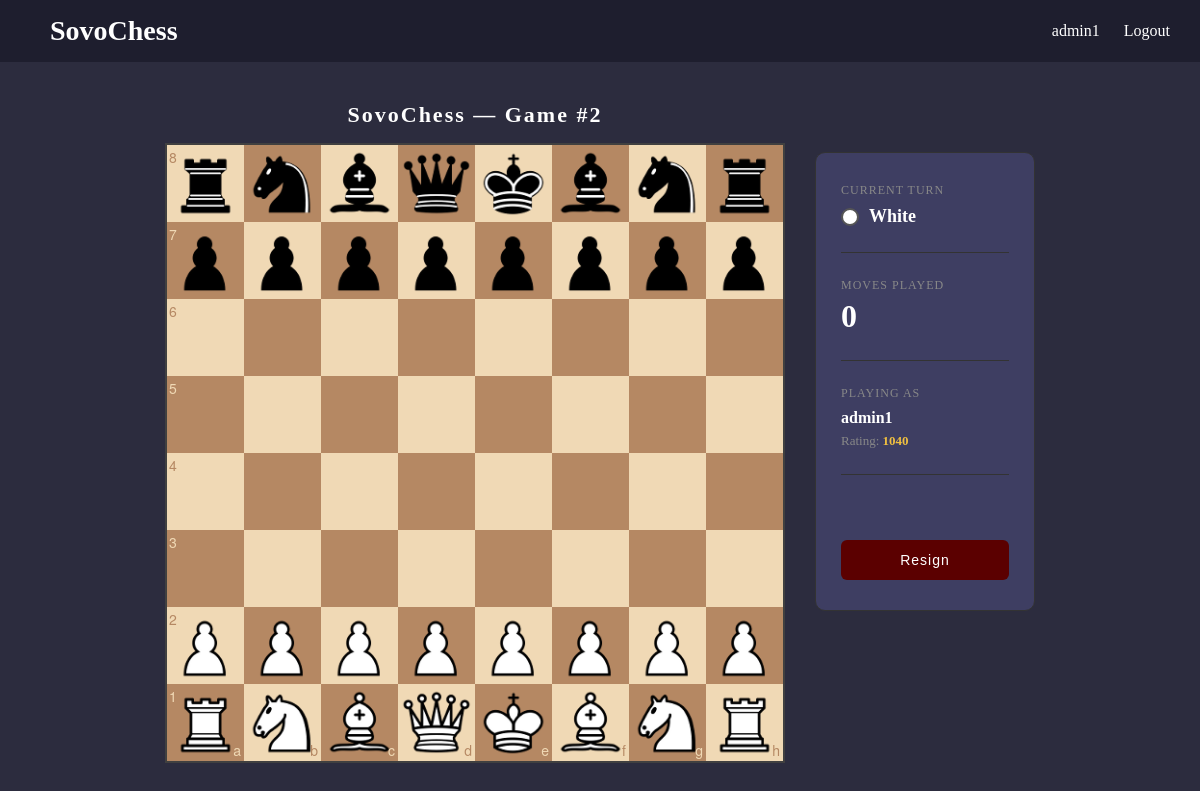
The page /game/2/ (signed in) on the database its author committed.
### chess/models.py (models this page shows, shortened)
class User(AbstractUser):
    current_rating = models.IntegerField(default=1200)

class Game(models.Model):
    white_player = models.ForeignKey(User, on_delete=models.CASCADE, related_name='white_games')
    black_player = models.ForeignKey(User, on_delete=models.CASCADE, related_name='black_games')
    winner = models.ForeignKey(User, on_delete=models.SET_NULL, null=True, blank=True, related_name='won_games')
    opening_name = models.CharField(max_length=100, blank=True)
    date_played = models.DateTimeField(auto_now_add=True)
    move_history = models.TextField(blank=True)

### chess/views.py (the view)
# urls.py: path('game/<int:game_id>/', views.game_view, name='game'),
def game_view(request, game_id):
    game = Game.objects.get(id=game_id)
    return render(request, 'game.html', {'game': game})

### templates/game.html (shortened to what this page needs)
{% extends 'base.html' %}
{% load static %}
{% block content %}
<link rel="stylesheet" href="{% static 'css/chessboard-1.0.0.min.css' %}">
<div style="display: flex; justify-content: center; gap: 30px; align-items: flex-start; margin-top: 20px;">
    <div style="flex-shrink: 0;">
        <h2 style="color: #ffffff; margin-bottom: 15px; text-align: center; font-size: 22px; letter-spacing: 2px;">SovoChess — Game #{{ game.id }}</h2>
        <div id="board" style="width: 620px;"></div>
    </div>
    <div style="background-color: #3e3e62; border: 1px solid #333; padding: 30px 25px; border-radius: 10px; min-width: 220px; margin-top: 50px;">
        <div style="margin-bottom: 25px;">
            <p style="color: #888; font-size: 12px; text-transform: uppercase; letter-spacing: 1px; margin-bottom: 8px;">Current Turn</p>
            <div style="display: flex; align-items: center; gap: 10px;">
                <div id="turn-indicator" style="width: 18px; height: 18px; border-radius: 50%; background-color: white; border: 2px solid #555;"></div>
                <strong id="turn" style="color: #ffffff; font-size: 18px;">White</strong>
            </div>
        </div>
        <hr style="border: none; border-top: 1px solid #333; margin-bottom: 25px;">
        <div style="margin-bottom: 25px;">
            <p style="color: #888; font-size: 12px; text-transform: uppercase; letter-spacing: 1px; margin-bottom: 5px;">Moves Played</p>
            <strong id="move-count" style="color: #ffffff; font-size: 32px;">0</strong>
        </div>
        <hr style="border: none; border-top: 1px solid #333; margin-bottom: 25px;">
        <div style="margin-bottom: 25px;">
            <p style="color: #888; font-size: 12px; text-transform: uppercase; letter-spacing: 1px; margin-bottom: 8px;">Playing as</p>
            <strong style="color: #ffffff; font-size: 16px;">{{ request.user.username }}</strong>
            <p style="color: #888; margin-top: 6px; font-size: 13px;">Rating: <span style="color: #f0c040; font-weight: bold;">{{ request.user.current_rating }}</span></p>
        </div>
        <hr style="border: none; border-top: 1px solid #333; margin-bottom: 25px;">
        <div id="status" style="color: #ff1700; font-weight: bold; min-height: 20px; font-size: 14px;"></div>
        <button onclick="resignGame()" style="margin-top: 20px; width: 100%; padding: 12px; background-color: #5b0000; border: none; border-radius: 6px; color: white; cursor: pointer; font-size: 14px; letter-spacing: 1px;">
            Resign
        </button>
    </div>
</div>
{% endblock %}

### templates/base.html (shortened to what this page needs)
<!DOCTYPE html>
<html lang="en">
<head>
</head>
<body>
    <nav>
        <a href="{% url 'home' %}" class="nav-brand">SovoChess</a>
        <div>
            {% if user.is_authenticated %}
                <a href="#">{{ user.username }}</a>
                <a href="{% url 'logout' %}">Logout</a>
            {% else %}
                <a href="{% url 'login' %}">Login</a>
                <a href="{% url 'register' %}">Register</a>
            {% endif %}
        </div>
    </nav>
    <div class="container">
        {% block content %}
        {% endblock %}
    </div>
</body>
</html>

### templates/base.html (style rules this page uses)
* { margin: 0; padding: 0; box-sizing: border-box; }
body { background-color: #2c2c3e; color: #ffffff; }
nav { background-color: #1e1e2e; padding: 15px 30px; display: flex; justify-content: space-between; align-items: center; }
nav a { color: #ffffff; text-decoration: none; margin-left: 20px; font-size: 16px; }
.nav-brand { color: #ffffff; font-size: 28px; font-weight: bold; text-decoration: none; }
.container { max-width: 1200px; margin: 40px auto; padding: 0 20px; }

### rows shown on the page
User: username "admin1", user.username "admin1", user.current_rating "1040"
Game: id "2"
